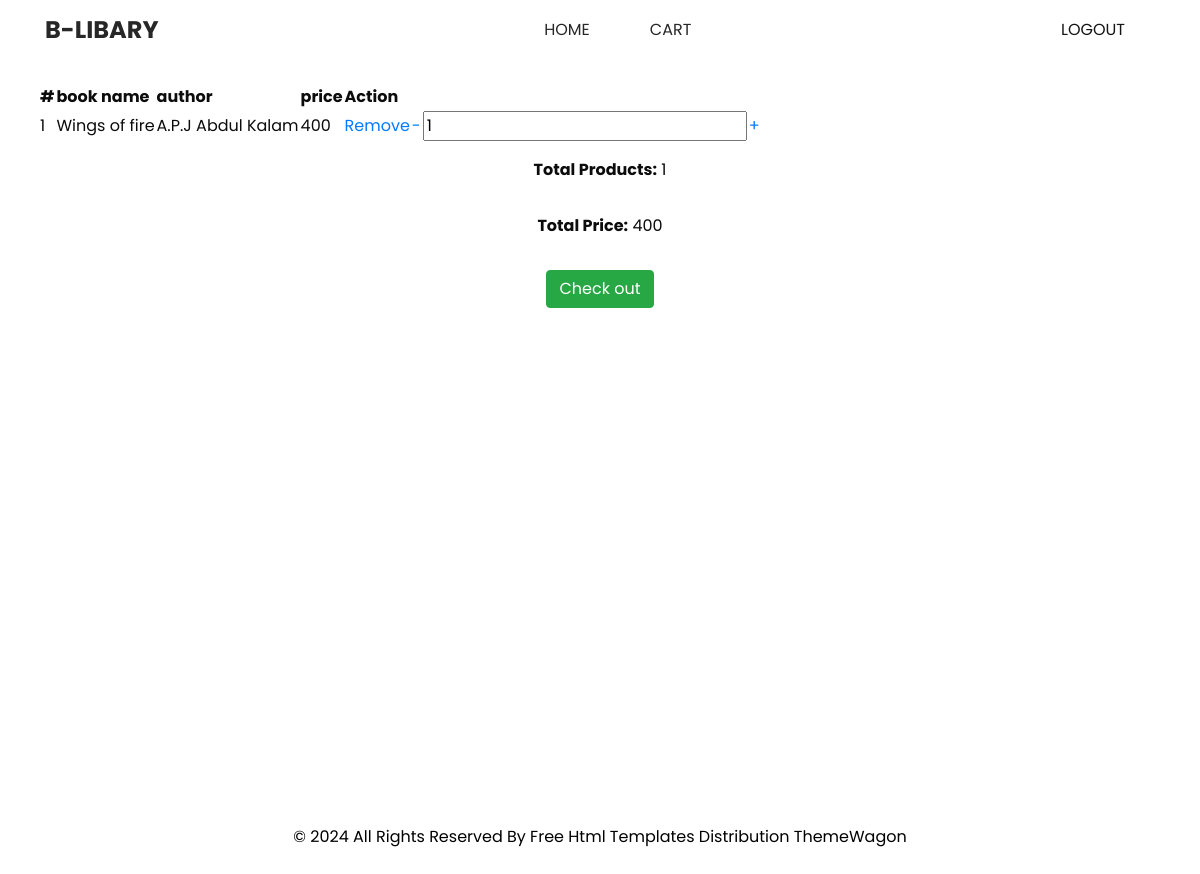
The app's page /view_cart/ (signed in), older data.
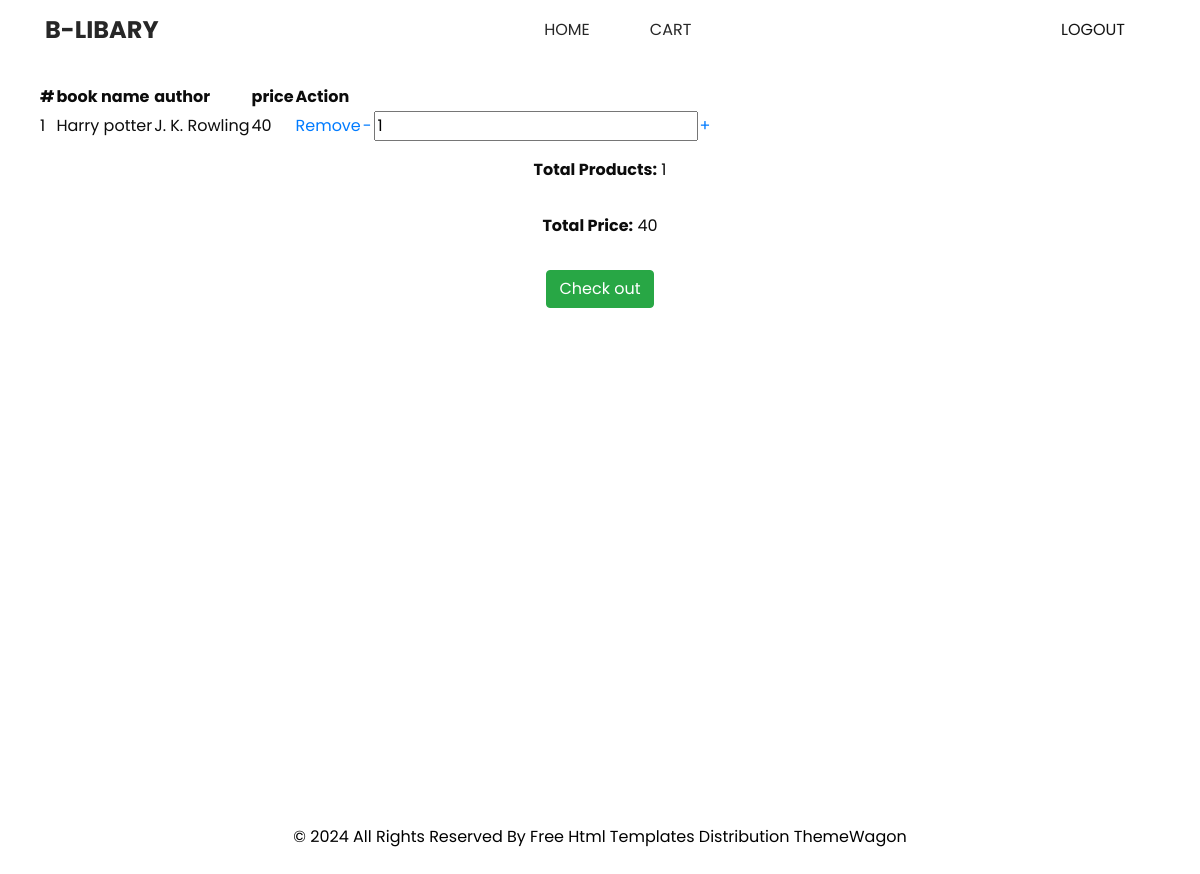
The same page, newer data.
### userapp/models.py (models this page shows)
class CartItem(models.Model):
          cart = models.ForeignKey(Cart,on_delete=models.CASCADE)
          book = models.ForeignKey(Book,on_delete=models.CASCADE)
          quantity = models.PositiveIntegerField(default=1)

### bookapp/models.py (models this page shows, shortened)
class Book(models.Model):
    id = models.AutoField(primary_key=True)
    title=models.CharField(max_length=200)
    price=models.IntegerField()
    quantity=models.IntegerField()
    image=models.ImageField(upload_to='book_media')
    author = models.ForeignKey(Author,on_delete=models.CASCADE,null=True)

class Author(models.Model):
    name = models.CharField(max_length=200)
    def __str__(self):
        return '{}'.format(self.name)

### userapp/views.py (the view)
# urls.py: path("view_cart/",views.view_cart,name='viewcart'),
def view_cart(request):
    if 'username' in request.session:
        user = userTable.objects.get(username=request.session['username'])
        cart, created = Cart.objects.get_or_create(user=user)
        cart_items = cart.cartitem_set.all()
        total_price = sum(item.book.price * item.quantity for item in cart_items)
        total_items = cart_items.count()
        context = {'cart_items': cart_items, 'total_price': total_price, 'total_items': total_items}
        return render(request, 'user/cart.html', context)
    else:
        return redirect('login')

### templates/user/cart.html (shortened to what this page needs)
{% extends 'user/index.html' %}
{% load static %}
{% block content %}
{% if not cart_items%}
<p>Your cart is empty</p>
{%else%}
<table>
          <tr>
                    <th>#</th>
                    <th>book name</th>
                    <th>author</th>
                    <th>price</th>
                    <th>Action</th>
          </tr>
          {% for item in cart_items  %}
          <tr>
                    <td>{{ forloop.counter }}</td>
                    <td>{{ item.book.title }}</td>
                    <td>{{ item.book.author }}</td>
                    <td>{{ item.book.price }}</td>
                    <td><a href="{% url 'remove_cart' item.id %}">Remove</a></td>
                    {% if item.quantity <= item.book.quantity %}
                              <td><a href="{% url 'decrease_quantity' item.id %}">-</a></td>
                              <td><input type="number" name="quantity" value="{{ item.quantity }}"></td>
                              <td><a href="{% url 'increase_quantity' item.id %}">+</a></td>
                    {% endif %}
          </tr>
          {% endfor %}
</table>
{% endif %}
<form action="{% url 'create-checkout-session' %}" method="post">
          <div class="container px-4 text-center">
                    <div class="row gx-5">
                              <div class="col">
                                        <div class="p-3">
                                              <b>Total Products:</b> {{ total_items }}
                                        </div>
                                        <div class="p-3">
                                                  <b>Total Price:</b> {{ total_price }}
                                        </div>
                                        <div class="p-3">
                                                  <button id="checkout-button" type="submit" class="btn btn-success">Check out</button>
                                        </div>
                              </div>
                    </div>
          </div>
</form>
{% endblock %}

### templates/user/index.html (shortened to what this page needs)
<!DOCTYPE html>
{% load static %}
<html>
<head>
  <link rel="stylesheet" type="text/css" href="{% static 'user/css/bootstrap.css' %}" />
  <link href="{% static 'user/css/font-awesome.min.css' %}" rel="stylesheet" />
  <link href="{% static 'user/css/style.css' %}" rel="stylesheet" />
  <link href="{% static 'user/css/responsive.css' %}" rel="stylesheet" />
</head>
<body>
  <div class="hero_area">
    <header class="header_section long_section px-0">
      <nav class="navbar navbar-expand-lg custom_nav-container">
        <a class="navbar-brand" href="index.html"><span>B-Libary</span></a>
        <div class="collapse navbar-collapse" id="navbarSupportedContent">
          <div class="d-flex mx-auto flex-column flex-lg-row align-items-center">
            <ul class="navbar-nav">
              <li class="nav-item">
                <a class="nav-link" href="{% url 'userhome' %}">Home</a>
              </li>
              <li class="nav-item">
                <a class="nav-link" href="{% url 'viewcart' %}">Cart</a>
              </li>
            </ul>
          </div>
          <div class="quote_btn-container">
            <a href="{% url 'logout' %}"><span>Logout</span></a>
          </div>
        </div>
      </nav>
    </header>
    <section class="furniture_section " style="padding: 2%;">
      <div class="container">
        {% block content %}
        {% endblock %}
      </div>
    </section>
  </div>
  <footer class="footer_section">
    <div class="container">
      <p>
        &copy; <span id="displayYear"></span> All Rights Reserved By
        <a href="https://html.design/">Free Html Templates</a>
        Distribution <a href="https://themewagon.com">ThemeWagon</a>
      </p>
    </div>
  </footer>
</body>
</html>

### static/user/css/style.css (style rules this page uses)
body { font-family: "Poppins", sans-serif; color: #0c0c0c; background-color: #ffffff; overflow-x: hidden; }
.long_section { margin-left: 45px; margin-right: 45px; padding-left: 15px; padding-right: 15px; }
.hero_area { min-height: 100vh; position: relative; display: -webkit-box; display: -ms-flexbox; display: flex; -webkit-box-orient: vertical; -webkit-box-direction: normal; -ms-flex-direction: column; flex-direction: column; }
.header_section { background-color: #ffffff; }
.custom_nav-container .navbar-nav .nav-item .nav-link { padding: 3px 15px; margin: 10px 15px; color: #272727; text-align: center; text-transform: uppercase; }
a, a:hover, a:focus { text-decoration: none; }
.btn, .btn:focus { outline: none !important; -webkit-box-shadow: none; box-shadow: none; }
.navbar-brand span { font-size: 24px; font-weight: 700; color: #272727; text-transform: uppercase; }
.custom_nav-container { z-index: 99999; padding: 5px 0; }
.quote_btn-container { display: -webkit-box; display: -ms-flexbox; display: flex; -webkit-box-align: center; -ms-flex-align: center; align-items: center; }
.quote_btn-container a { color: #151515; margin-right: 25px; text-transform: uppercase; }
.quote_btn-container a span { margin-right: 5px; }
.footer_section { position: relative; text-align: center; }
.footer_section p { color: #000000; padding: 25px 0; margin: 0; }
.footer_section p a { color: inherit; }

### static/user/css/responsive.css (style rules this page uses)
@media (min-width: 1200px) { .container { max-width: 1170px; } }

Row changes from the older to the newer data that the page shows:
removed CartItem: book "Wings of fire", book.author "A.P.J Abdul Kalam", book.price "400", quantity "1"
added CartItem: book "Harry potter", book.author "J. K. Rowling", book.price "40", quantity "1"
Text that changed along with them:
{{ total_price }}: "400" → "40"
